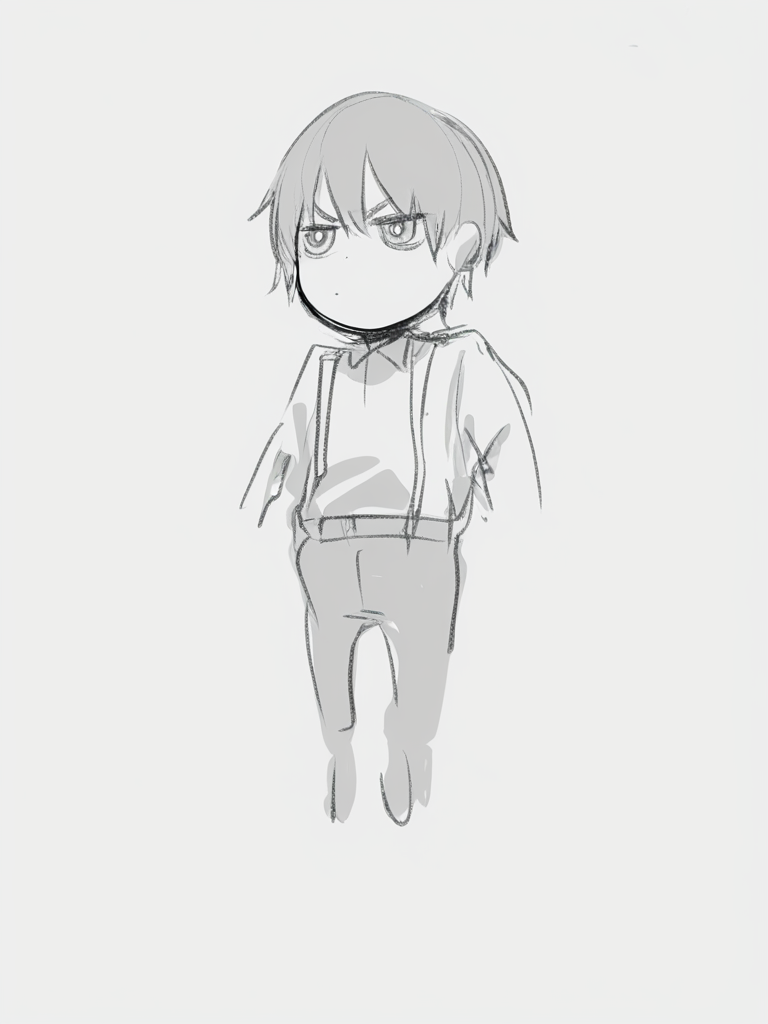
#> input picture experiments/synth/r2a/gen/seed_san_chibi_walk_full/rough_cs0p55.png, 768 x 1024 px
$ python annotate_keypoints.py ../../experiments/synth/r2a/gen/seed_san_chibi_walk_full/rough_cs0p55.png
#> lines starting #> are read from the running program, lines starting #| are printed output that depends on the picture
"""Simple keypoint annotation tool for mydata.

Usage:
    python scripts/annotate_keypoints.py mydata/lineart/xxx.jpeg
    python scripts/annotate_keypoints.py mydata/          # annotate all unannotated images

Controls:
    Left click  : place keypoint at cursor
    Right click : mark keypoint as not visible (skip)
    'u'         : undo last keypoint
    'r'         : restart current image
    'q'         : quit (saves progress)
    ESC         : quit without saving current image

Keypoints are saved to mydata/annotations.json in COCO format.
"""

from __future__ import annotations

import json
import sys
from pathlib import Path

import cv2
import numpy as np

COCO17_NAMES = [
    "nose", "left_eye", "right_eye", "left_ear", "right_ear",
    "left_shoulder", "right_shoulder", "left_elbow", "right_elbow",
    "left_wrist", "right_wrist", "left_hip", "right_hip",
    "left_knee", "right_knee", "left_ankle", "right_ankle",
]

SKELETON_PAIRS = [
    (0, 1), (0, 2), (1, 3), (2, 4),
    (5, 6), (5, 7), (7, 9), (6, 8), (8, 10),
    (5, 11), (6, 12), (11, 12),
    (11, 13), (13, 15), (12, 14), (14, 16),
]

COLORS = [
    (0, 0, 255), (0, 255, 0), (255, 0, 0), (0, 255, 255),
    (255, 0, 255), (255, 255, 0), (128, 0, 255), (255, 128, 0),
    (0, 128, 255), (128, 255, 0), (255, 0, 128), (0, 255, 128),
    (200, 100, 50), (50, 100, 200), (100, 200, 50), (200, 50, 100),
    (50, 200, 100),
]


class KeypointAnnotator:
    def __init__(self, image_path: Path, annotations_file: Path):
        self.image_path = image_path
        self.annotations_file = annotations_file
        self.original = cv2.imread(str(image_path))
        if self.original is None:
            raise ValueError(f"Cannot load image: {image_path}")

        self.h, self.w = self.original.shape[:2]

        # Scale for display (max 900px height)
        self.display_max_h = 900
        self.display_max_w = 1400
        self.scale = min(self.display_max_h / self.h, self.display_max_w / self.w, 1.0)
        self.display_w = int(self.w * self.scale)
        self.display_h = int(self.h * self.scale)

        self.keypoints: list[tuple[float, float, int]] = []  # (x, y, visibility)
        self.current_idx = 0
        self.done = False
        self.cancelled = False

    def _to_display(self, x: float, y: float) -> tuple[int, int]:
        return int(x * self.scale), int(y * self.scale)

    def _to_original(self, dx: int, dy: int) -> tuple[float, float]:
        return dx / self.scale, dy / self.scale

    def _draw(self) -> np.ndarray:
        display = cv2.resize(self.original, (self.display_w, self.display_h))
        font = cv2.FONT_HERSHEY_SIMPLEX

        # Draw placed keypoints and skeleton
        for i, (x, y, v) in enumerate(self.keypoints):
            dx, dy = self._to_display(x, y)
            if v == 2:  # visible
                cv2.circle(display, (dx, dy), 5, COLORS[i % len(COLORS)], -1)
                cv2.circle(display, (dx, dy), 7, (255, 255, 255), 1)
                label = f"{i}:{COCO17_NAMES[i][:3]}"
                cv2.putText(display, label, (dx + 8, dy - 4), font, 0.35, (255, 255, 255), 1)
            elif v == 0:  # not visible
                cv2.circle(display, (dx, dy), 3, (100, 100, 100), -1)

        # Draw skeleton for placed keypoints
        for i, j in SKELETON_PAIRS:
            if i < len(self.keypoints) and j < len(self.keypoints):
                kp1 = self.keypoints[i]
                kp2 = self.keypoints[j]
                if kp1[2] == 2 and kp2[2] == 2:
                    pt1 = self._to_display(kp1[0], kp1[1])
                    pt2 = self._to_display(kp2[0], kp2[1])
                    cv2.line(display, pt1, pt2, COLORS[i % len(COLORS)], 2)

        # Side panel with reference skeleton + keypoint list
        panel_w = 260
        panel = np.zeros((self.display_h + 50, panel_w, 3), dtype=np.uint8)
        panel[:] = (40, 40, 40)

        # Draw reference skeleton diagram on panel
        ref_cx, ref_cy = panel_w // 2, 130
        ref_scale = 1.8
        # Approximate COCO17 body layout positions for reference
        ref_positions = [
            (0, -50),    # 0: nose
            (-8, -56),   # 1: left_eye
            (8, -56),    # 2: right_eye
            (-18, -50),  # 3: left_ear
            (18, -50),   # 4: right_ear
            (-25, -25),  # 5: left_shoulder
            (25, -25),   # 6: right_shoulder
            (-40, 0),    # 7: left_elbow
            (40, 0),     # 8: right_elbow
            (-50, 25),   # 9: left_wrist
            (50, 25),    # 10: right_wrist
            (-15, 20),   # 11: left_hip
            (15, 20),    # 12: right_hip
            (-20, 50),   # 13: left_knee
            (20, 50),    # 14: right_knee
            (-22, 80),   # 15: left_ankle
            (22, 80),    # 16: right_ankle
        ]

        ref_pts = [(int(ref_cx + x * ref_scale), int(ref_cy + y * ref_scale)) for x, y in ref_positions]

        # Draw reference skeleton lines
        for i, j in SKELETON_PAIRS:
            cv2.line(panel, ref_pts[i], ref_pts[j], (80, 80, 80), 1)

        # Draw reference points
        for i, pt in enumerate(ref_pts):
            if i < self.current_idx:
                # Already placed
                cv2.circle(panel, pt, 5, (80, 80, 80), -1)
            elif i == self.current_idx:
                # Current target - highlight
                cv2.circle(panel, pt, 8, (0, 255, 255), 2)
                cv2.circle(panel, pt, 4, (0, 255, 255), -1)
            else:
                # Future
                cv2.circle(panel, pt, 3, (60, 60, 60), -1)

        # Draw keypoint list below skeleton
        list_y_start = ref_cy + 100 * int(ref_scale) + 10
        for i, name in enumerate(COCO17_NAMES):
            y_pos = list_y_start + i * 20
            if y_pos > self.display_h + 40:
                break

            if i < len(self.keypoints):
                v = self.keypoints[i][2]
                if v == 2:
                    color = (0, 200, 0)
                    marker = "o"
                else:
                    color = (100, 100, 100)
                    marker = "x"
                cv2.putText(panel, f"{marker} {i:2d}: {name}", (10, y_pos), font, 0.4, color, 1)
            elif i == self.current_idx:
                cv2.putText(panel, f"> {i:2d}: {name}", (10, y_pos), font, 0.4, (0, 255, 255), 1)
            else:
                cv2.putText(panel, f"  {i:2d}: {name}", (10, y_pos), font, 0.4, (120, 120, 120), 1)

        # Status bar at top
        bar_h = 50
        bar = np.zeros((bar_h, self.display_w + panel_w, 3), dtype=np.uint8)
        if self.current_idx < 17:
            name = COCO17_NAMES[self.current_idx]
            text = f"[{self.current_idx+1}/17] Click: {name}"
            cv2.putText(bar, text, (10, 22), font, 0.6, (0, 255, 255), 1)
            cv2.putText(bar, "Left=place  Right=skip(not visible)  u=undo  r=restart  q=save&quit", (10, 42), font, 0.4, (180, 180, 180), 1)
        else:
            cv2.putText(bar, "All 17 keypoints done! Press any key to save.", (10, 30), font, 0.6, (0, 255, 255), 1)

        # Combine: bar on top, image+panel below
        body = np.hstack([display, panel[:self.display_h, :, :]])
        return np.vstack([bar, body])

    def _mouse_callback(self, event, x, y, flags, param):
        if self.current_idx >= 17:
            return

        # Adjust y for status bar
        y -= 50
        if y < 0 or x >= self.display_w:
            return

        if event == cv2.EVENT_LBUTTONDOWN:
            # Place keypoint (visible)
            ox, oy = self._to_original(x, y)
            self.keypoints.append((ox, oy, 2))
            self.current_idx += 1
        elif event == cv2.EVENT_RBUTTONDOWN:
            # Skip keypoint (not visible)
            self.keypoints.append((0, 0, 0))
            self.current_idx += 1

    def run(self) -> bool:
        """Run annotation. Returns True if completed, False if cancelled."""
        window_name = f"Annotate: {self.image_path.name}"
        cv2.namedWindow(window_name, cv2.WINDOW_AUTOSIZE)
        cv2.setMouseCallback(window_name, self._mouse_callback)

        while True:
            display = self._draw()
            cv2.imshow(window_name, display)
            key = cv2.waitKey(30) & 0xFF

            if key == ord('q'):
                if self.current_idx == 17:
                    self.done = True
                break
            elif key == 27:  # ESC
                self.cancelled = True
                break
            elif key == ord('u') and self.keypoints:
                self.keypoints.pop()
                self.current_idx = max(0, self.current_idx - 1)
            elif key == ord('r'):
                self.keypoints.clear()
                self.current_idx = 0
            elif self.current_idx >= 17:
                self.done = True
                break

        cv2.destroyWindow(window_name)
        return self.done

    def get_coco_keypoints(self) -> list[float]:
        """Return keypoints in COCO format: [x1,y1,v1, x2,y2,v2, ...]"""
        result = []
        for x, y, v in self.keypoints:
            result.extend([round(x, 1), round(y, 1), v])
        return result


def load_annotations(path: Path) -> dict:
    if path.exists():
        with open(path) as f:
            return json.load(f)
    return {"images": [], "annotations": []}


def save_annotations(data: dict, path: Path):
    path.parent.mkdir(parents=True, exist_ok=True)
    with open(path, "w") as f:
        json.dump(data, f, indent=2, ensure_ascii=False)
    print(f"Saved to {path}")


def main():
    if len(sys.argv) < 2:
        print(__doc__)
        sys.exit(1)

    target = Path(sys.argv[1])
    mydata_root = Path("mydata")
    annotations_file = mydata_root / "annotations.json"

    # Collect images to annotate
    if target.is_file():
        image_paths = [target]
    elif target.is_dir():
        image_paths = sorted(
            list(target.rglob("*.jpeg")) +
            list(target.rglob("*.jpg")) +
            list(target.rglob("*.png"))
        )
    else:
        print(f"Not found: {target}")
        sys.exit(1)

    # Load existing annotations
    data = load_annotations(annotations_file)
    annotated_files = {img["file_name"] for img in data["images"]}

    # Filter out already annotated
    remaining = []
    for p in image_paths:
        rel = str(p.relative_to(mydata_root)) if p.is_relative_to(mydata_root) else p.name
        if rel not in annotated_files:
            remaining.append((p, rel))

    if not remaining:
        print("All images already annotated!")
        print(f"Total: {len(data['images'])} annotations in {annotations_file}")
        sys.exit(0)

    print(f"Images to annotate: {len(remaining)} (already done: {len(annotated_files)})")
    print("Controls: left-click=place, right-click=skip(not visible), u=undo, r=restart, q=save&quit, ESC=cancel")
    print()

    next_img_id = max((img["id"] for img in data["images"]), default=0) + 1
    next_ann_id = max((ann["id"] for ann in data["annotations"]), default=0) + 1

    for i, (img_path, rel_path) in enumerate(remaining):
        print(f"[{i+1}/{len(remaining)}] {rel_path}")
        annotator = KeypointAnnotator(img_path, annotations_file)
        completed = annotator.run()

        if annotator.cancelled:
            print("  Cancelled. Saving progress...")
            save_annotations(data, annotations_file)
            break

        if completed:
            kps = annotator.get_coco_keypoints()
            num_visible = sum(1 for j in range(2, len(kps), 3) if kps[j] == 2)

            img_entry = {
                "id": next_img_id,
                "file_name": rel_path,
                "width": annotator.w,
                "height": annotator.h,
            }
            ann_entry = {
                "id": next_ann_id,
                "image_id": next_img_id,
                "category_id": 1,
                "keypoints": kps,
                "num_keypoints": num_visible,
                "bbox": [0, 0, annotator.w, annotator.h],
                "area": annotator.w * annotator.h,
                "iscrowd": 0,
            }
            data["images"].append(img_entry)
            data["annotations"].append(ann_entry)
            next_img_id += 1
            next_ann_id += 1
            print(f"  Saved: {num_visible}/17 visible keypoints")

            # Auto-save after each image
            save_annotations(data, annotations_file)
        else:
            print("  Skipped (incomplete)")
#> this loop made 1 pass; (key q is pressed on pass 1)
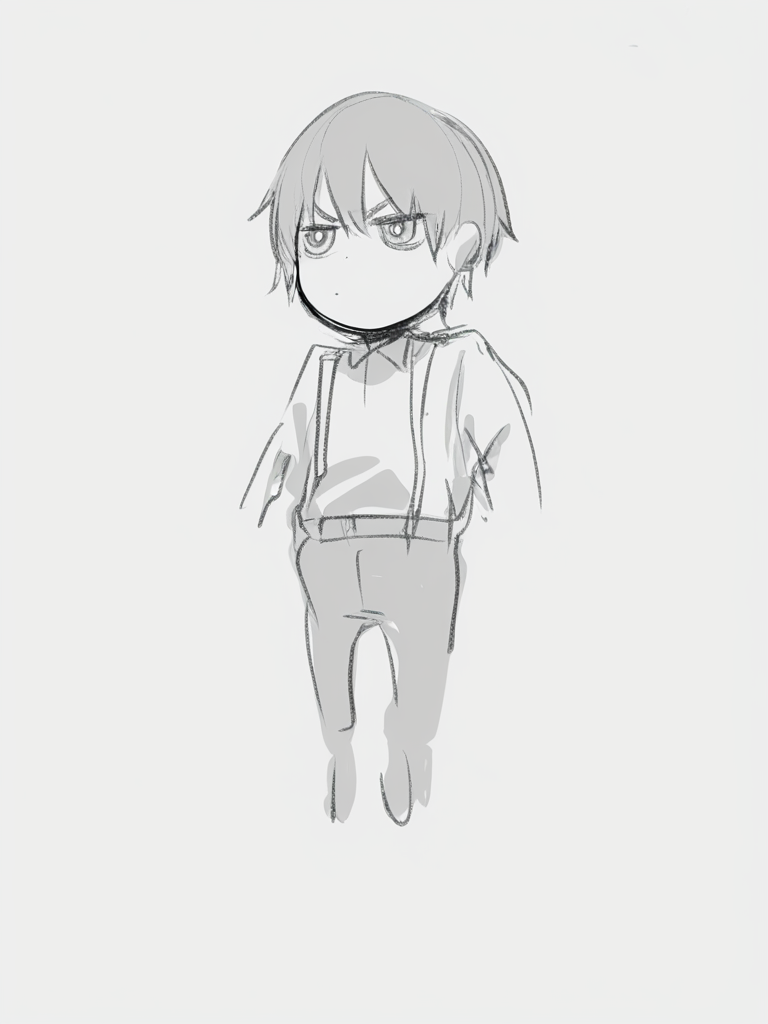
#> input picture experiments/synth/r2a/gen/seed_san_chibi_walk_full/rough_cs0p55.png, 768 x 1024 px
#> pass 1, in _draw, `body = np.hstack([display, panel[:self.display_h, :, :]])`:
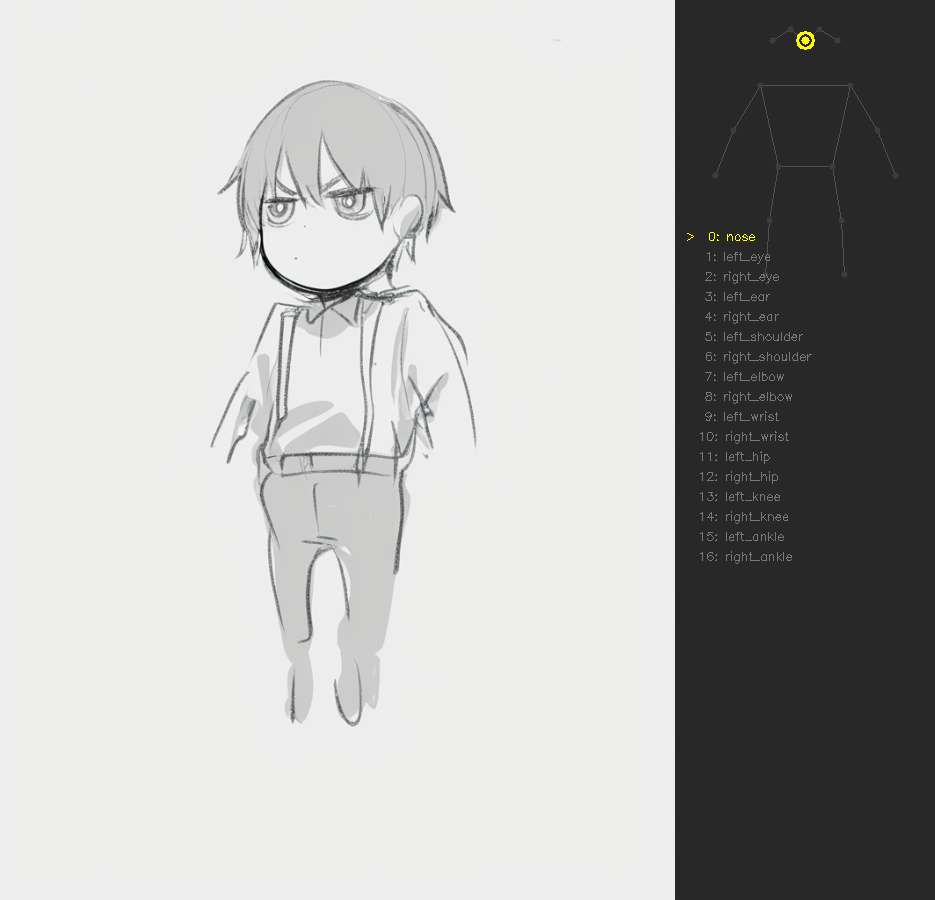
#> body: shape (900, 935, 3); mean B, G, R 178.5, 179.2, 179.1
#> pass 1, in run, `display = self._draw()`:
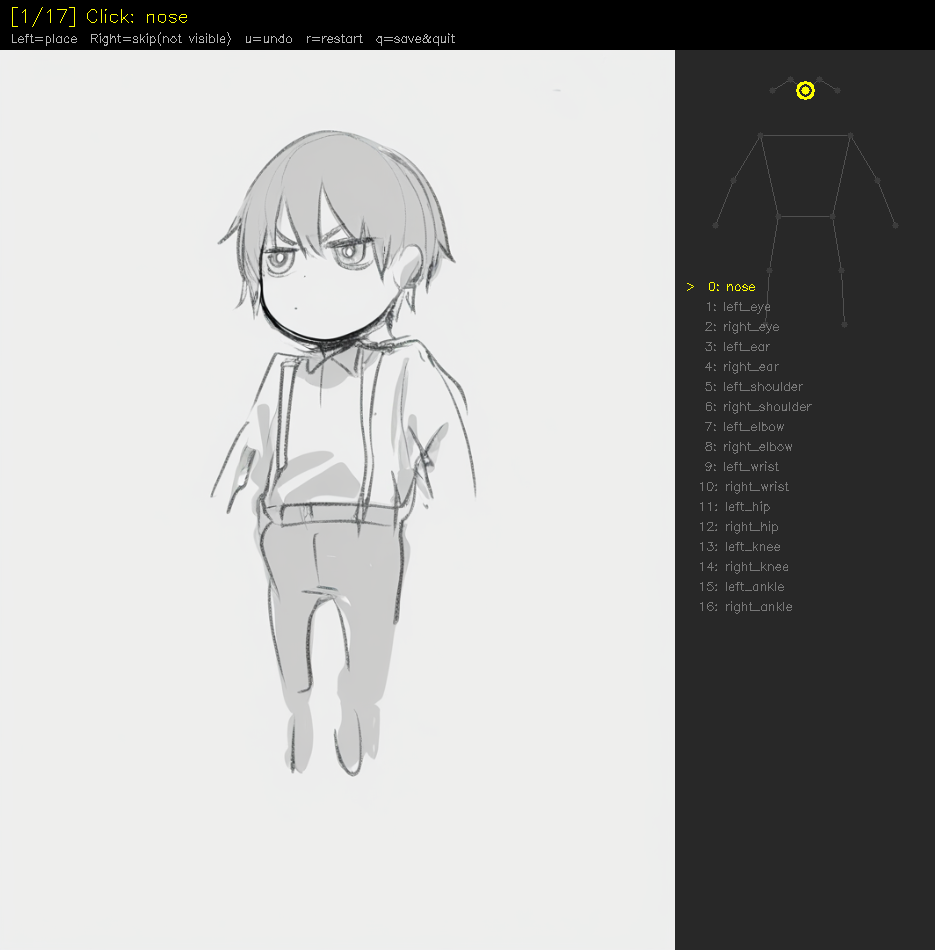
#> display: shape (950, 935, 3); mean of channels 0, 1, 2 169.3, 170.1, 169.9; drawn as B, G, R
#> after the loop, data = {'images': [], 'annotations': []}; next_ann_id = 1; next_img_id = 1

    save_annotations(data, annotations_file)
    print(f"\nDone! Total annotations: {len(data['images'])}")
#| Done! Total annotations: 0


if __name__ == "__main__":
    main()
